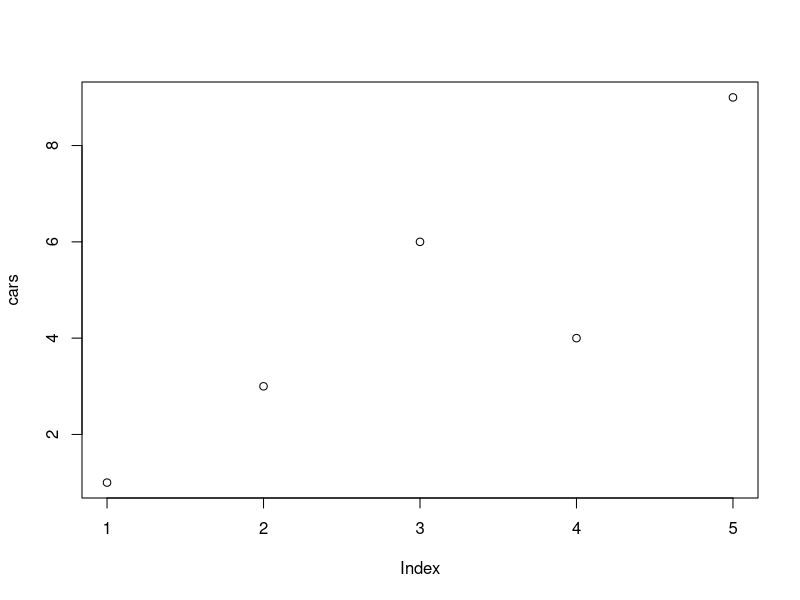
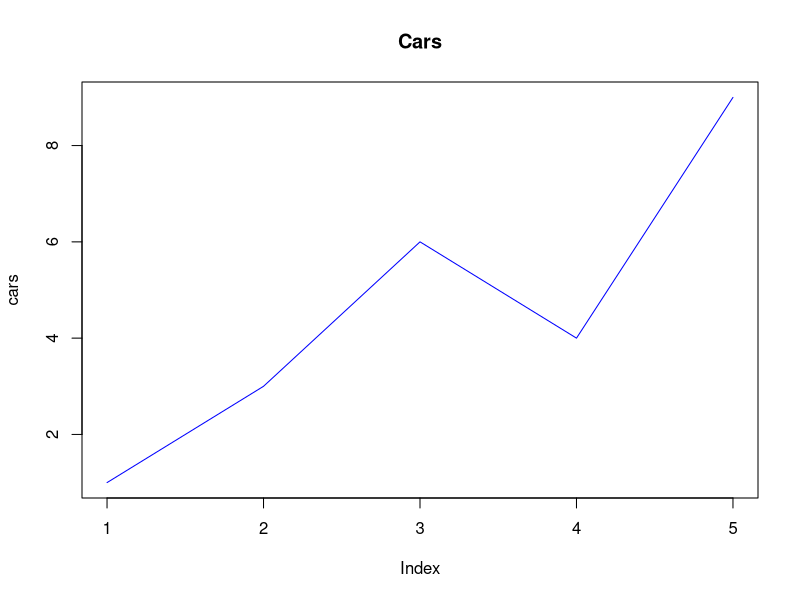
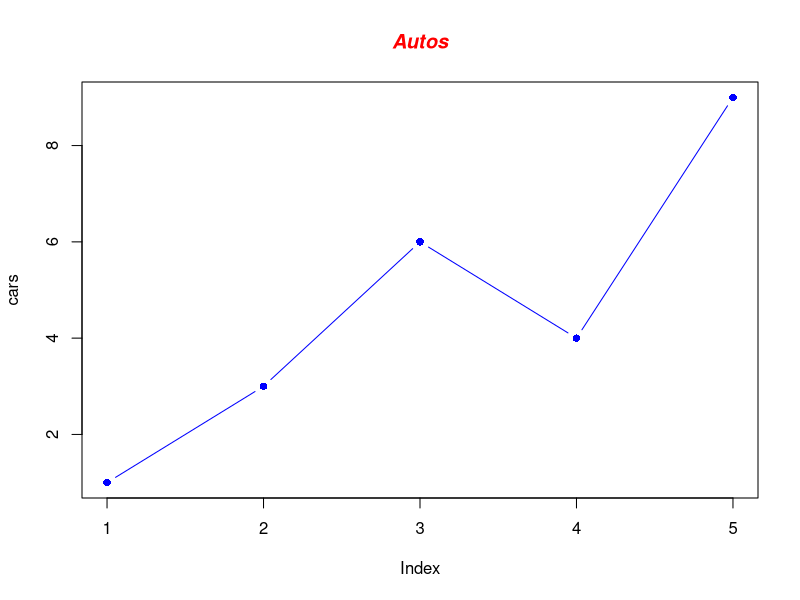
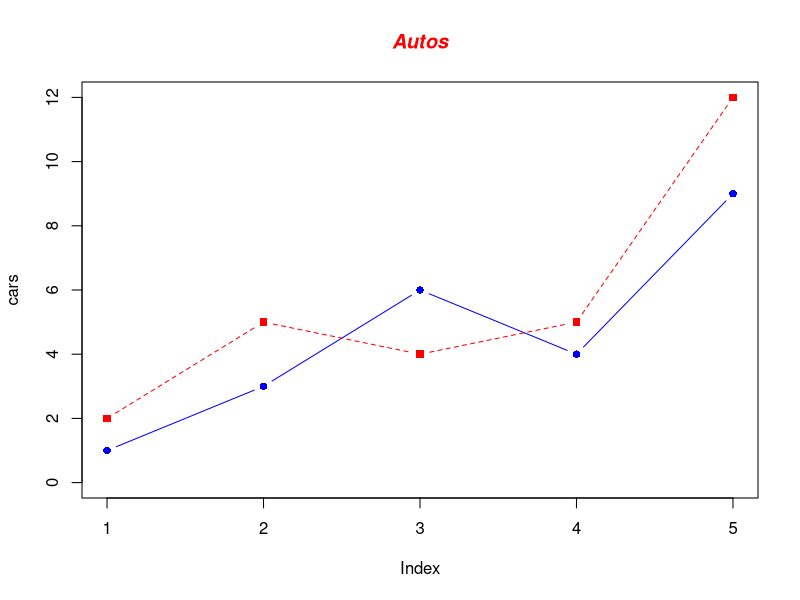
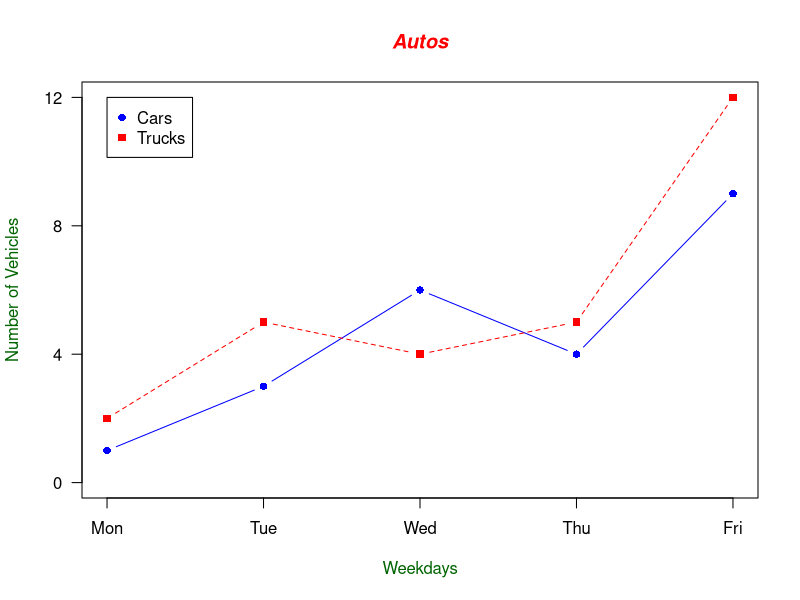

Generate these figures, in order, with R:
#First we'll produce a very simple graph using the values in the cars vector:

# Define the cars vector with 5 values
cars <- c(1, 3, 6, 4, 9)

# Graph the cars vector with all defaults
plot(cars)

#add a title, a line to connect the points, and some color
plot(cars,type = "l", col = "blue", main = "Cars")

# Graph cars using blue points overlayed by a line 
plot(cars, type = "b",pch = 16, col = "blue")

# Create a title with a red, bold/italic font
title(main="Autos", col.main="red", font.main=4) #hint

#Now let's add a red line for trucks and specify the y-axis range directly so 
#it will be large enough to fit the truck data:

# Define 2 vectors
cars <- c(1, 3, 6, 4, 9)
trucks <- c(2, 5, 4, 5, 12)

# Graph cars using a y axis that ranges from 0 to 12
plot(cars, ylim = c(0,12), type = "b",pch = 16, col = "blue")

# Graph trucks with red dashed line and square points
lines(trucks, type = "b", lty = 2, pch = 15, col = "red")

# Create a title with a red, bold/italic font
title(main="Autos", col.main="red", font.main=4)

#Next let's change the axes labels to match our data and add a legend. 
#We'll also compute the y-axis values using the max function so any 
#changes to our data will be automatically reflected in our graph.
# Define 2 vectors
cars <- c(1, 3, 6, 4, 9)
trucks <- c(2, 5, 4, 5, 12)

# Calculate range from 0 to max value of cars and trucks
yMax = max(c(cars,trucks),na.rm = TRUE)

# Graph autos using y axis that ranges from 0 to max 
# value in cars or trucks vector.  Turn off axes and 
# annotations (axis labels) so we can specify them ourself
plot(cars,ylim = c(0,yMax),type = "b",pch = 16,col = "blue",
     xaxt="n",yaxt="n",ann = FALSE)
lines(trucks, type = "b", lty = 2, pch = 15, col = "red")
title(main="Autos", col.main="red", font.main=4)
# Make x axis using Mon-Fri labels
axis(side = 1, at = 1:5, labels = c("Mon","Tue","Wed","Thu","Fri"))

# Make y axis with horizontal labels that display ticks at 
# every 4 marks. 4*0:g_range[2] is equivalent to c(0,4,8,12).
axis(side = 2, at = seq(0,yMax,by=4),las = 1)

# Create box around plot
# Graph trucks with red dashed line and square points
# Create a title with a red, bold/italic font
# Label the x and y axes with dark green text
title(xlab = "Weekdays", ylab = "Number of Vehicles", col.lab = "darkgreen")

# Create a legend at (1, g_range[2]) that is slightly smaller 
# (cex) and uses the same line colors and points used by 
# the actual plots 
legend(1, 12, legend = c("Cars","Trucks"),
       col = c("blue","red"), pch = c(16,15))